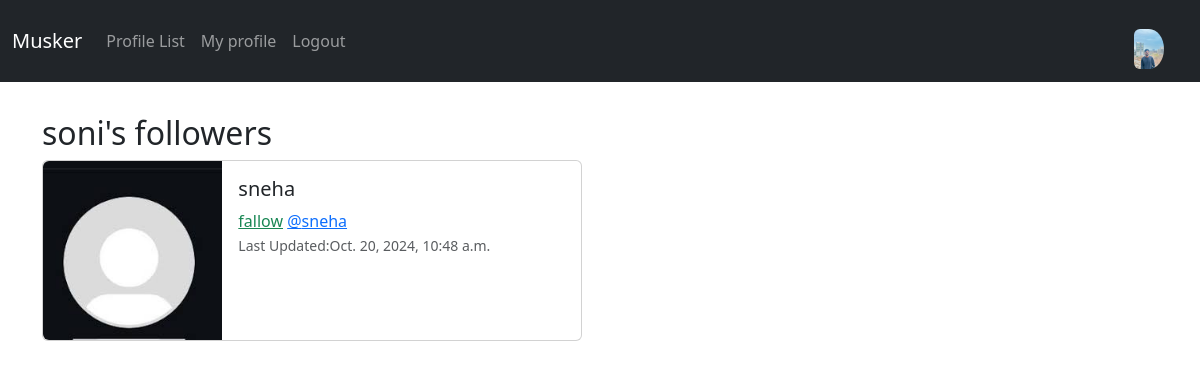
Page /profile/followers/1 (signed in) on the committed database.
### musker/models.py (models this page shows, shortened)
class Profile(models.Model):
    user = models.OneToOneField(User, on_delete=models.CASCADE)
    fallows = models.ManyToManyField("self", related_name='fallowed_by',
                                     symmetrical=False, blank=True)
    date_modified = models.DateTimeField(User, auto_now=True)
    profile_image = models.ImageField(null=True, blank=True, upload_to='images/')
    profile_bio = models.CharField(null=True, blank=True, max_length=500)
    facebook_link = models.CharField(null=True, blank=True, max_length=100)
    instagram_link = models.CharField(null=True, blank=True, max_length=100)
    linkedin_like = models.CharField(null=True, blank=True, max_length=100)

### musker/views.py (the view)
# urls.py: path('profile/followers/<int:pk>', views.followers, name='followers'),
def followers(request,pk):
    if request.user.is_authenticated:
        if request.user.id == pk:
            profiles=Profile.objects.get(user_id=pk)
            return  render(request,'followers.html',{'profiles': profiles})
        else:
            messages.success(request,("That Not your Profile Page"))
            return redirect('home')
    else:
        messages.success(request, 'You Must Be LoggedIn To view This Page')
        return redirect('home')

### musker/templates/followers.html
{% extends 'base.html' %}
{% load static %}
{% block content %}
  <br>
{% if profiles %}
<h2>{{request.user.username}}'s followers</h2>
 {% for profile in profiles.fallowed_by.all %}
<div class="card mb-3" style="max-width: 540px;">
       <div class="row g-0">
        <div class="col-md-4">
            {% if profile.profile_image %}
               <img src="{{profile.profile_image.url}}" class="img-fluid rounded-start rounded-circle mt-3" width="100%" height="200"   alt="...">
            {% else %}
              <img src="{% static 'images/defaultProfile.jpg'  %}" class="img-fluid rounded-start" alt="...">
            {% endif %}
        </div>
       <div class="col-md-8">
          <div class="card-body ">
            <h5 class="card-title">{{profile.user.username}}</h5>
              {% if profil in profile.fallows.all%}
                   <a href="{% url 'unfollow' profile.user.id %}" class="text-danger bi bi-trash"></a>unfollow
              {% else %}
                  <a href="{% url 'follow' profile.user.id %}" class="text-success">fallow</a>
              {% endif %}
            <a class="card-text text-primary" href="{%  url 'profile' profile.user.id %}" > @{{profile.user.username|lower}}</a>
            <p class="card-text"><small class="text-body-secondary">Last Updated:{{ profile.date_modified}}</small></p>
          </div>
       </div>
       </div>
 </div>
 {% endfor %}
{% endif %}
{% endblock %}

### musker/templates/Navbar.html (shortened to what this page needs)
{% load static %}
<nav class="navbar navbar-expand-lg navbar-dark bg-dark mb-2 ">
  <div class="container-fluid">
    <a class="navbar-brand" href="/">Musker</a>
    <div class="collapse navbar-collapse" id="navbarSupportedContent">
      <ul class="navbar-nav me-auto mb-2 mb-lg-0">
        <li class="nav-item">
          <a class="nav-link" href="{% url 'profile_list' %}">Profile List</a>
        </li>
        {% if user.is_authenticated%}
          <li class="nav-item">
          <a class="nav-link" href="{% url 'profile' request.user.id %}">My profile</a>
        </li>
         <li class="nav-item">
          <a class="nav-link" href="{% url 'logout' %}">Logout</a>
         </li>
        {% else %}
             <li class="nav-item">
          <a class="nav-link" href="{% url 'login' %}">Login</a>
               <li class="nav-item">
          <a class="nav-link" href="{% url 'signin' %}">Signin</a>
         </li>
        {% endif %}
      </ul>
      {% if user.is_authenticated %}
      <ul class="navbar-nav ">
        <li class="nav-link navbar-brand">
         <a href="{% url 'profile' request.user.id %}">
           {% if user.profile.profile_image %}
           <img src="{{user.profile.profile_image.url}}" class="img-fluid rounded-start rounded-circle mt-3" width="30" height="30"   alt="...">
           {% else %}
               <img src="{% static 'images/defaultProfile.jpg'  %}" class="img-fluid rounded-circle" width="30" height="30" alt="...">
           {% endif %}
            </a>
        </li>
      </ul>
    {% endif %}
    </div>
  </div>
</nav>

### rows in the picture
Profile: user.username "sneha", shows "fallow", date_modified "Oct. 20, 2024, 10:48 a.m."

### other values in the picture
{{ request.user.username }} "soni"
